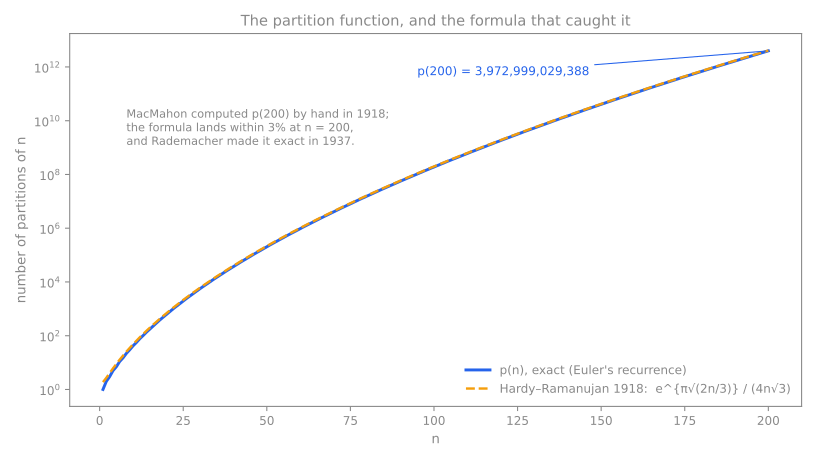

Here is the Python script that generated this plot:
"""p(n), the number of partitions of n, computed exactly by Euler's pentagonal recurrence,
against the Hardy–Ramanujan asymptotic formula of 1918.  Regenerate: python3 ramanujan-partitions.py"""
import math
import matplotlib
matplotlib.use("Agg")
import matplotlib.pyplot as plt

N = 200
p = [0] * (N + 1); p[0] = 1
for n in range(1, N + 1):
    s = 0; k = 1
    while True:
        g1 = k * (3 * k - 1) // 2; g2 = k * (3 * k + 1) // 2
        if g1 > n: break
        sign = 1 if k % 2 else -1
        s += sign * p[n - g1]
        if g2 <= n: s += sign * p[n - g2]
        k += 1
    p[n] = s
hr = lambda n: math.exp(math.pi * math.sqrt(2 * n / 3)) / (4 * n * math.sqrt(3))
print("p(5) =", p[5], " p(100) =", p[100], " p(200) =", p[200])
for n in (10, 50, 100, 200):
    print(f"n={n:>3}  p(n)={p[n]:>16,}  HR={hr(n):>20,.0f}  ratio={hr(n)/p[n]:.4f}")
# Ramanujan's congruence check
print("p(5k+4) mod 5:", [p[5*k+4] % 5 for k in range(8)], " p(7k+5) mod 7:", [p[7*k+5] % 7 for k in range(6)])
# taxicab
cubes = {a**3 + b**3: (a, b) for a in range(1, 30) for b in range(a, 30)}
seen = {}
for a in range(1, 30):
    for b in range(a, 30):
        seen.setdefault(a**3 + b**3, []).append((a, b))
tc = sorted(k for k, v in seen.items() if len(v) >= 2)[:3]
print("taxicab:", [(k, seen[k]) for k in tc])

GREY = "#888888"
fig, ax = plt.subplots(figsize=(8.5, 4.8)); fig.patch.set_alpha(0); ax.set_facecolor("none")
ns = list(range(1, N + 1))
ax.semilogy(ns, [p[n] for n in ns], color="#2563eb", lw=2.2, label="p(n), exact (Euler's recurrence)")
ax.semilogy(ns, [hr(n) for n in ns], color="#f59e0b", lw=1.8, ls="--", label="Hardy–Ramanujan 1918:  e^{π√(2n/3)} / (4n√3)")
for s in ax.spines.values(): s.set_color(GREY)
ax.tick_params(colors=GREY, labelsize=9)
ax.set_xlabel("n", color=GREY); ax.set_ylabel("number of partitions of n", color=GREY)
ax.set_title("The partition function, and the formula that caught it", color=GREY, fontsize=11)
ax.annotate(f"p(200) = {p[200]:,}", xy=(200, p[200]), xytext=(95, p[200]/8), color="#2563eb", fontsize=9,
            arrowprops=dict(arrowstyle="-", color="#2563eb", lw=0.8))
ax.text(8, 3e10, "MacMahon computed p(200) by hand in 1918;\nthe formula lands within 3% at n = 200,\nand Rademacher made it exact in 1937.", color=GREY, fontsize=8.5, va="top")
leg = ax.legend(frameon=False, fontsize=9, loc="lower right")
for t in leg.get_texts(): t.set_color(GREY)
fig.tight_layout(); fig.savefig("ramanujan-partitions.svg", transparent=True); print("saved")
